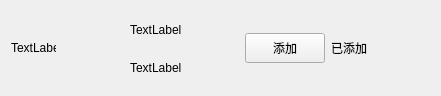
<?xml version="1.0" encoding="UTF-8"?>
<ui version="4.0">
 <class>ApplyFriendItem</class>
 <widget class="QWidget" name="ApplyFriendItem">
  <property name="geometry">
   <rect>
    <x>0</x>
    <y>0</y>
    <width>400</width>
    <height>96</height>
   </rect>
  </property>
  <property name="minimumSize">
   <size>
    <width>0</width>
    <height>80</height>
   </size>
  </property>
  <property name="maximumSize">
   <size>
    <width>16777215</width>
    <height>96</height>
   </size>
  </property>
  <property name="windowTitle">
   <string>Form</string>
  </property>
  <layout class="QHBoxLayout" name="horizontalLayout">
   <item>
    <widget class="QLabel" name="icon_lb">
     <property name="minimumSize">
      <size>
       <width>45</width>
       <height>45</height>
      </size>
     </property>
     <property name="maximumSize">
      <size>
       <width>45</width>
       <height>45</height>
      </size>
     </property>
     <property name="text">
      <string>TextLabel</string>
     </property>
    </widget>
   </item>
   <item>
    <spacer name="horizontalSpacer">
     <property name="orientation">
      <enum>Qt::Orientation::Horizontal</enum>
     </property>
     <property name="sizeType">
      <enum>QSizePolicy::Policy::Fixed</enum>
     </property>
     <property name="sizeHint" stdset="0">
      <size>
       <width>50</width>
       <height>20</height>
      </size>
     </property>
    </spacer>
   </item>
   <item>
    <widget class="QWidget" name="widget" native="true">
     <layout class="QHBoxLayout" name="horizontalLayout_2">
      <property name="topMargin">
       <number>2</number>
      </property>
      <property name="bottomMargin">
       <number>2</number>
      </property>
      <item>
       <widget class="QWidget" name="widget_2" native="true">
        <property name="minimumSize">
         <size>
          <width>0</width>
          <height>0</height>
         </size>
        </property>
        <property name="maximumSize">
         <size>
          <width>16777215</width>
          <height>16777215</height>
         </size>
        </property>
        <layout class="QVBoxLayout" name="verticalLayout">
         <property name="spacing">
          <number>10</number>
         </property>
         <property name="topMargin">
          <number>2</number>
         </property>
         <property name="bottomMargin">
          <number>2</number>
         </property>
         <item>
          <widget class="QLabel" name="user_name_lb">
           <property name="minimumSize">
            <size>
             <width>100</width>
             <height>30</height>
            </size>
           </property>
           <property name="maximumSize">
            <size>
             <width>200</width>
             <height>30</height>
            </size>
           </property>
           <property name="text">
            <string>TextLabel</string>
           </property>
          </widget>
         </item>
         <item>
          <widget class="QLabel" name="user_chat_lb">
           <property name="minimumSize">
            <size>
             <width>100</width>
             <height>30</height>
            </size>
           </property>
           <property name="maximumSize">
            <size>
             <width>500</width>
             <height>30</height>
            </size>
           </property>
           <property name="text">
            <string>TextLabel</string>
           </property>
          </widget>
         </item>
        </layout>
       </widget>
      </item>
      <item>
       <widget class="ClickedBtn" name="addBtn">
        <property name="minimumSize">
         <size>
          <width>80</width>
          <height>30</height>
         </size>
        </property>
        <property name="maximumSize">
         <size>
          <width>80</width>
          <height>30</height>
         </size>
        </property>
        <property name="text">
         <string>添加</string>
        </property>
       </widget>
      </item>
      <item>
       <widget class="QLabel" name="already_add_lb">
        <property name="minimumSize">
         <size>
          <width>40</width>
          <height>0</height>
         </size>
        </property>
        <property name="maximumSize">
         <size>
          <width>40</width>
          <height>16777215</height>
         </size>
        </property>
        <property name="text">
         <string>已添加</string>
        </property>
       </widget>
      </item>
      <item>
       <spacer name="horizontalSpacer_2">
        <property name="orientation">
         <enum>Qt::Orientation::Horizontal</enum>
        </property>
        <property name="sizeType">
         <enum>QSizePolicy::Policy::Fixed</enum>
        </property>
        <property name="sizeHint" stdset="0">
         <size>
          <width>50</width>
          <height>20</height>
         </size>
        </property>
       </spacer>
      </item>
     </layout>
    </widget>
   </item>
  </layout>
 </widget>
 <customwidgets>
  <customwidget>
   <class>ClickedBtn</class>
   <extends>QPushButton</extends>
   <header>clickedbtn.h</header>
  </customwidget>
 </customwidgets>
 <resources/>
 <connections/>
</ui>
